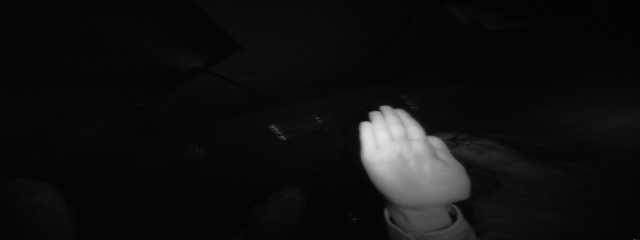
#> input picture leapGestRecog/00/01_palm/frame_00_01_0001.png, 640 x 240 px; its folder holds only this picture in this run; the run also reads 1 picture not shown here
$ jupyter execute --allow-errors HandGestureRecognition.ipynb
#> lines starting #> are read from the running program, lines starting #| are printed output that depends on the picture
[cell 1]
import os
import cv2
import numpy as np
import pandas as pd

import matplotlib.pyplot as plt
import seaborn as sns

from sklearn.model_selection import train_test_split
from sklearn.preprocessing import StandardScaler
from sklearn.svm import SVC
from sklearn.metrics import (
    accuracy_score,
    confusion_matrix,
    classification_report
)

from skimage.feature import hog
print("Libraries Installed!")

[cell 2]
dataset_path = "leapGestRecog"

[cell 3]
import os

print(os.getcwd())

[cell 4]
import os

print(os.listdir())

[cell 5]
gesture_counts = {}

for person in os.listdir(dataset_path):

    person_path = os.path.join(dataset_path, person)

    for gesture in os.listdir(person_path):

        gesture_path = os.path.join(person_path, gesture)

        count = len(os.listdir(gesture_path))

        gesture_counts[gesture] = (
            gesture_counts.get(gesture,0)
            + count
        )

df = pd.DataFrame(
    gesture_counts.items(),
    columns=["Gesture","Count"]
)

df

[cell 6]
plt.figure(figsize=(12,5))

sns.barplot(
    x=df["Gesture"],
    y=df["Count"]
)

plt.xticks(rotation=45)
plt.title("Gesture Distribution")
plt.show()
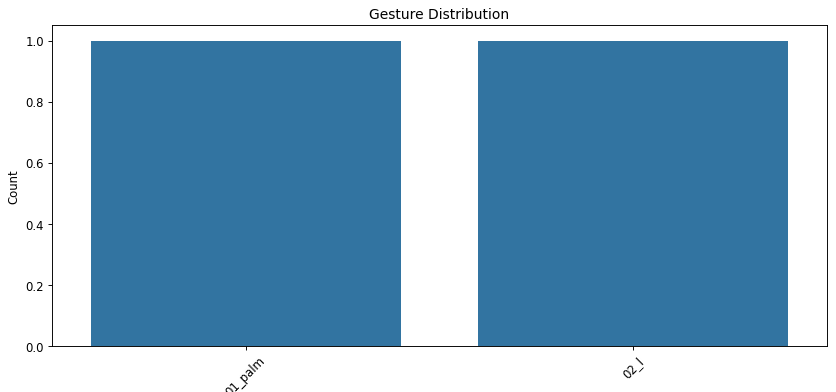
#> figure drawn by matplotlib, 1 panel

[cell 7]
fig, axes = plt.subplots(2,5, figsize=(15,6))

i = 0

for gesture in gesture_counts.keys():

    person = os.listdir(dataset_path)[0]

    img_folder = os.path.join(
        dataset_path,
        person,
        gesture
    )

    img_name = os.listdir(img_folder)[0]

    img = cv2.imread(
        os.path.join(img_folder,img_name)
    )
#> img is the input picture: shape (240, 640, 3); min 0, max 230, mean 15.8

    img = cv2.cvtColor(
        img,
        cv2.COLOR_BGR2RGB
    )

    axes[i//5,i%5].imshow(img)
    axes[i//5,i%5].set_title(gesture)
    axes[i//5,i%5].axis("off")

    i += 1

plt.tight_layout()
plt.show()
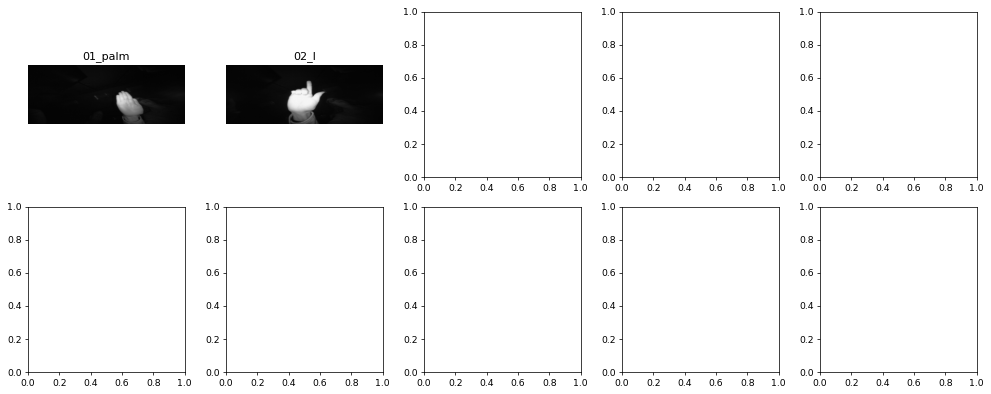
#> figure drawn by matplotlib, 2 panels

[cell 8]
X = []
y = []

[cell 9]
for person in os.listdir(dataset_path):

    person_path = os.path.join(
        dataset_path,
        person
    )

    for gesture in os.listdir(person_path):

        gesture_path = os.path.join(
            person_path,
            gesture
        )

        for image in os.listdir(gesture_path):

            img_path = os.path.join(
                gesture_path,
                image
            )

            img = cv2.imread(
                img_path,
                cv2.IMREAD_GRAYSCALE
            )
#> img: shape (240, 640); min 0, max 230, mean 15.8

            img = cv2.resize(
                img,
                (128,128)
            )
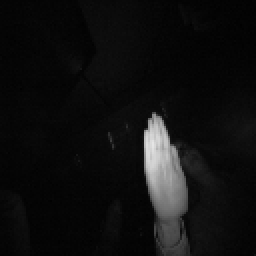
#> img: shape (128, 128) (shown 2 times larger); min 1, max 229, mean 15.7

            features = hog(
                img,
                orientations=9,
                pixels_per_cell=(8,8),
                cells_per_block=(2,2),
                visualize=False
            )
#> features = 8100 values, max 0.628 at index 5661, min 0 at index 7, mean 0.14

            X.append(features)
            y.append(gesture)
            print("Samples:", len(X))
#| Samples: 1
            print("Feature Length:", len(X[0]))
#| Feature Length: 8100

[cell 10]
sample = cv2.imread(
    img_path,
    cv2.IMREAD_GRAYSCALE
)
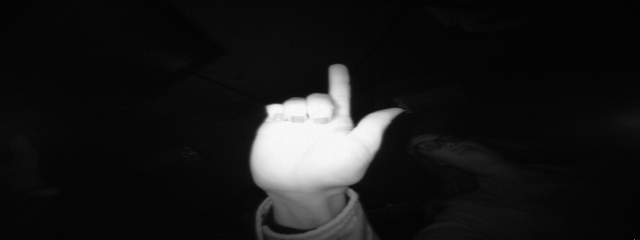
#> sample: shape (240, 640); min 0, max 252, mean 25.5

sample = cv2.resize(sample,(128,128))
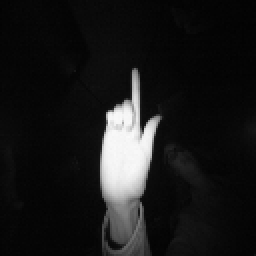
#> sample: shape (128, 128) (shown 2 times larger); min 2, max 250, mean 25.5

fd, hog_image = hog(
    sample,
    visualize=True
)
#> fd = 15876 values, max 0.521 at index 2826, min 0 at index 8, mean 0.0781

plt.figure(figsize=(10,4))

plt.subplot(1,2,1)
plt.imshow(sample,cmap='gray')
plt.title("Original")

plt.subplot(1,2,2)
plt.imshow(hog_image,cmap='gray')
plt.title("HOG Features")

plt.show()
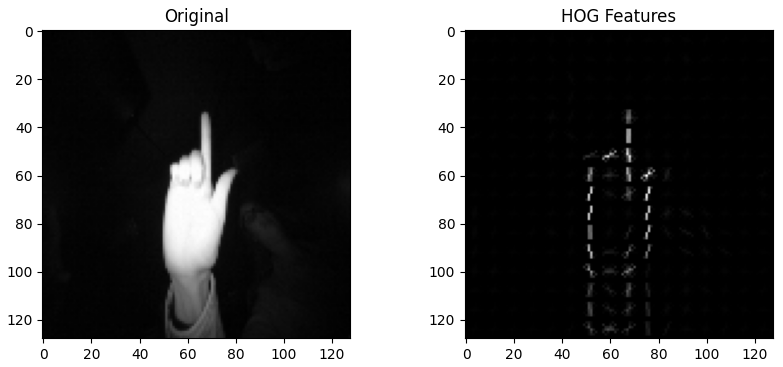
#> figure drawn by matplotlib, 2 panels
